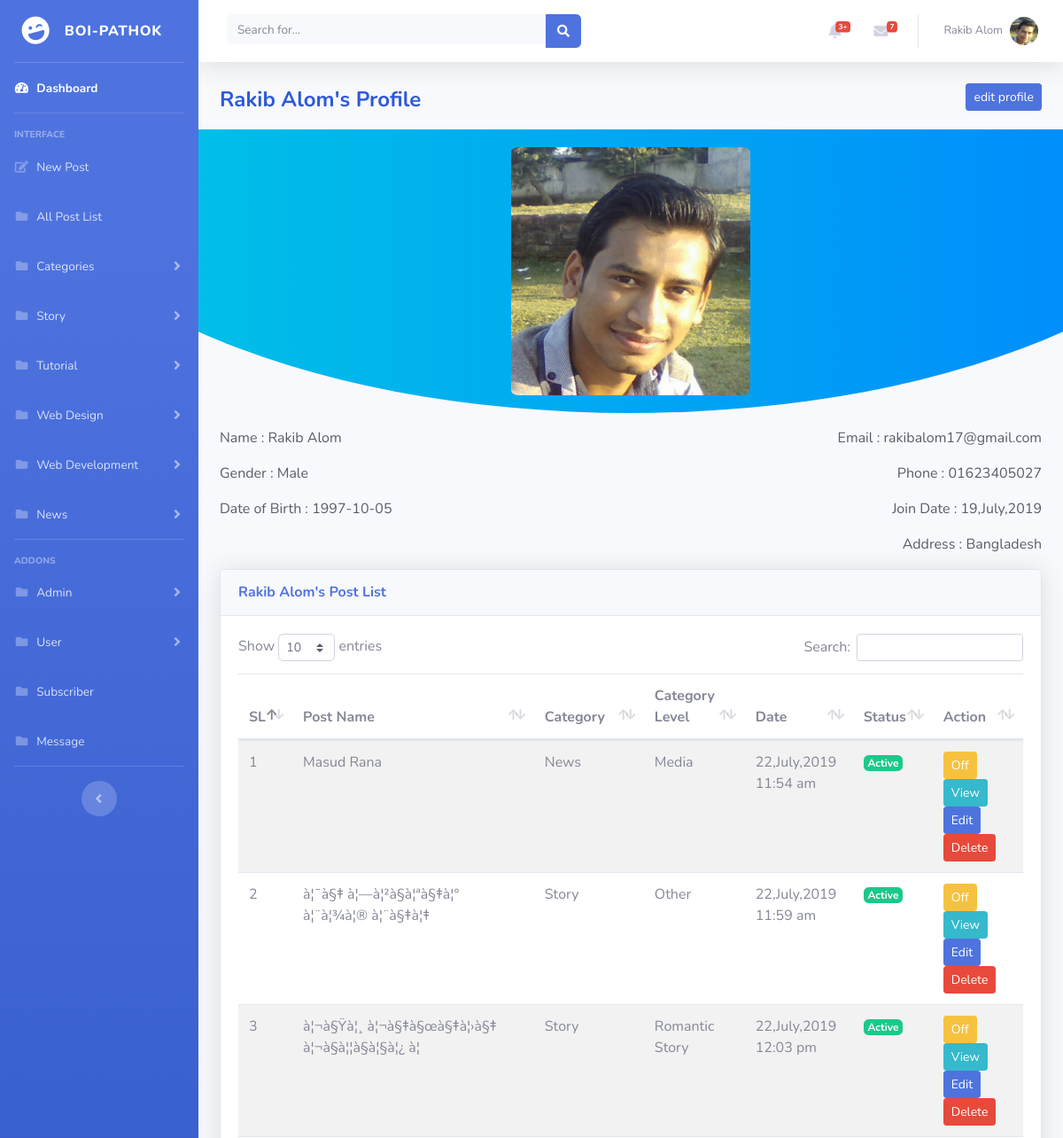
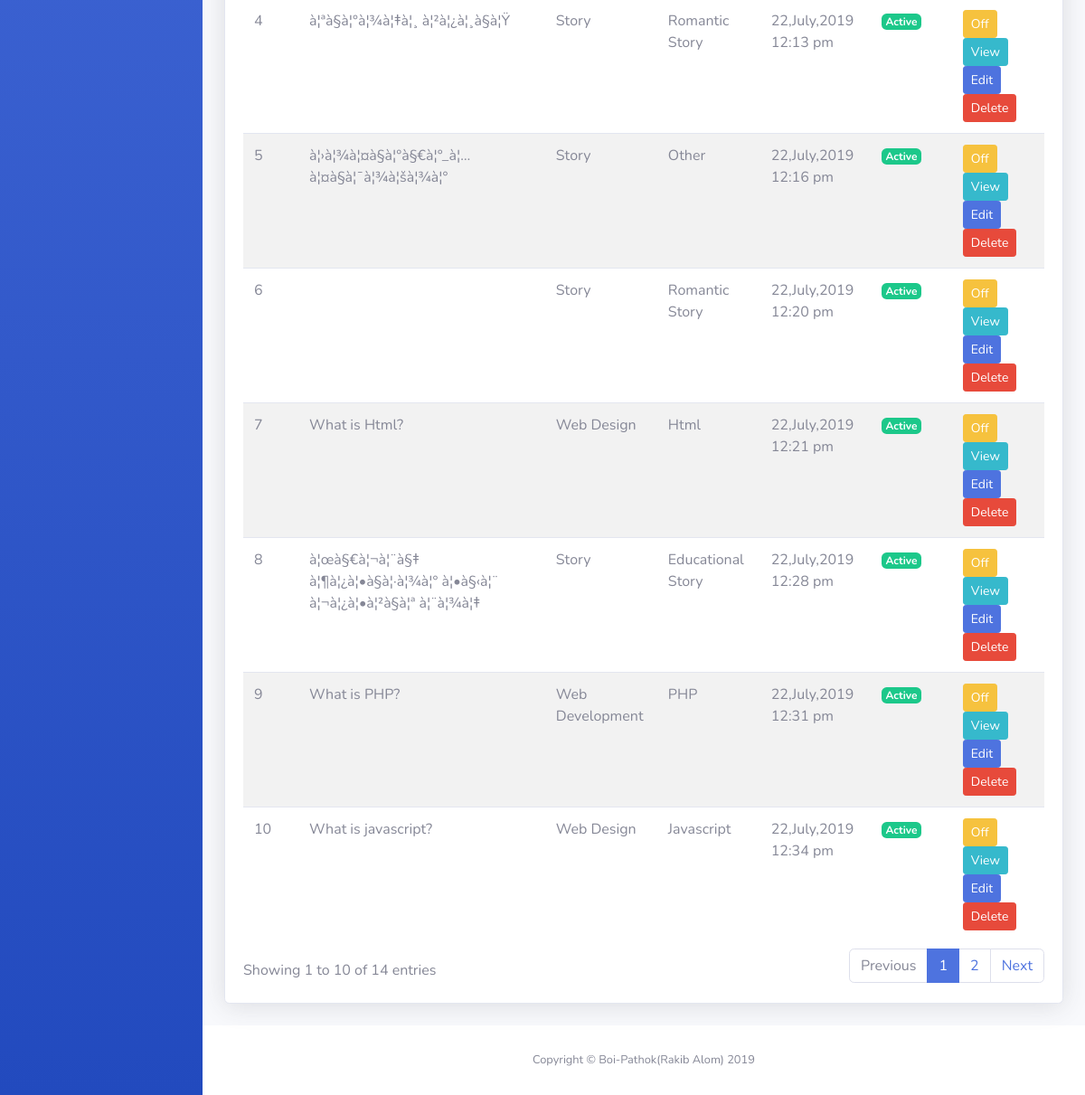
/adminpanel/admin/admin_view.php?admin_id=18 (signed in), run on the app's committed database (2 pictures, top to bottom).
### tables this page shows
CREATE TABLE `categories` (
  `cate_id` int(11) NOT NULL,
  `cate_name` varchar(50) NOT NULL,
  `cate_status` int(11) NOT NULL DEFAULT '1'
);

CREATE TABLE `post` (
  `post_id` int(11) NOT NULL,
  `post_name` text NOT NULL,
  `post_owner` varchar(50) NOT NULL,
  `cate_id` int(11) NOT NULL,
  `cate_level_id` int(11) NOT NULL,
  `post_text` text NOT NULL,
  `post_image` text NOT NULL,
  `post_date` varchar(50) NOT NULL,
  `post_status` int(11) NOT NULL DEFAULT '1',
  `admin_id` int(11) NOT NULL,
  `user_id` int(11) NOT NULL
);

CREATE TABLE `categories_level` (
  `cate_level_id` int(11) NOT NULL,
  `cate_id` int(11) NOT NULL,
  `cate_level_name` varchar(50) NOT NULL,
  `cate_level_status` int(11) NOT NULL DEFAULT '1'
);

### adminpanel/admin/admin_view.php (the view, shortened to what this page needs)
<?php
	include ('../include/admin_header.php');
	include ('../include/dbcon.php');
  $admin_id = $_GET['admin_id'];
	$sql = "SELECT * FROM admin WHERE admin_id = '$admin_id'";
	$run = mysqli_query($con,$sql);
  $result = mysqli_fetch_assoc($run);
  $sql2 = "SELECT categories.cate_name,categories_level.cate_level_name, post.* FROM post INNER JOIN categories ON categories.cate_id = post.cate_id INNER JOIN categories_level ON categories_level.cate_level_id = post.cate_level_id WHERE admin_id = '$admin_id'";
  $run2 = mysqli_query($con,$sql2);
?>
  <div id="wrapper">
        <div class="container-fluid">
            <div class="header-section">
              <span class="header-section-name"><?php  echo $result['admin_name']; ?>'s Profile</span>
              <div class="float-right">
                <a href="admin_edit.php?admin_id=<?php echo $result['admin_id']; ?>" class="btn btn-sm btn-primary">edit profile</a>
              </div>
            </div>
            <div class="profile-section mt-3">
                <img class="rounded" src="../img/admin/<?php echo $result['admin_image']; ?>">
            </div>
            <div class="main-content row mt-3 text-dark">
              <div class="col-md-6">
                <p>Name   : <?php echo $result['admin_name']; ?></p>
                <p>Gender   : <?php echo $result['admin_gender']; ?></p>
                <p>Date of Birth   : <?php echo $result['admin_birthdate']; ?></p>
              </div>
              <div class="col-md-6" align="right">
                <p>Email  : <?php echo $result['admin_email']; ?></p>
                <p>Phone  : <?php echo $result['admin_phone']; ?></p>
                <p>Join Date   : <?php echo $result['join_date']; ?></p>
                <p>Address     : <?php echo $result['admin_address']; ?></p>
              </div>
            </div>
          <div class="card shadow mb-4">
            <div class="card-header py-3">
              <h6 class="m-0 font-weight-bold text-primary"><?php echo $result['admin_name']; ?>'s Post List</h6>
            </div>
            <div class="card-body">
              <div class="table-responsive">
                <table class="table table-striped" id="dataTable" width="100%" cellspacing="0">
                  <thead>
                      <tr>
                          <th>SL</th>
                          <th>Post Name</th>
                          <th>Category</th>
                          <th>Category Level</th>
                          <th>Date</th>
                          <th>Status</th>
                          <th>Action</th>
                      </tr>
                  </thead>
                  <tbody>
                  <?php
                      while($result2 = mysqli_fetch_assoc($run2)) {
                  ?>
                    <tr>
                      <td><?php echo $count++; ?></td>
                      <td><?php echo $result2['post_name']; ?></td>
                      <td><?php echo $result2['cate_name']; ?></td>
                      <td><?php echo $result2['cate_level_name']; ?></td>
                      <td><?php echo $result2['post_date']; ?></td>
                      <td>
                        <?php
                          if ($result2['post_status'] == 1) {
                            ?>
                            <span class="badge badge-success">Active</span>
                            <?php
                          }else{
                            ?>
                            <span class="badge badge-warning">Deactive</span>
                            <?php
                          }
                         ?>
                      </td>
                      <td>
                          <?php
                            if ($result2['post_status'] == 1) {
                              ?>
                              <form action="" method="post">
                                  <button class="btn btn-sm btn-warning" name="deactive">Off</button>
                                  <a class="btn btn-info btn-sm" href="post_view.php?post_id=<?php echo $result2['post_id']; ?>">View</a>
                                  <a class="btn btn-sm btn-primary" href="post_edit.php?post_id=<?php echo $result2['post_id']; ?>">Edit</a>
                                  <button class="btn btn-sm btn-danger" name="delete">Delete</button>
                              </form>
                              <?php
                            }
                           ?>
                      </td>
                    </tr>
                  <?php } ?>
                  </tbody>
                </table>
              </div>
            </div>
          </div>
        </div>
      </div>
<?php include ('../include/admin_footer.php'); ?>

### adminpanel/include/admin_header.php (shortened to what this page needs)
<?php
    include ('dbcon.php');
    $email = $_SESSION['email'];
    $sql11 = "SELECT * FROM admin WHERE admin_email = '$email'";
    $run11 = mysqli_query($con,$sql11);
    $result11 = mysqli_fetch_assoc($run11);
 ?>
<!DOCTYPE html>
<html lang="en">
<head>
  <link href="../vendor/fontawesome-free/css/all.min.css" rel="stylesheet" type="text/css">
  <link href="../css/sb-admin-2.css" rel="stylesheet">
  <link href="../vendor/datatables/dataTables.bootstrap4.min.css" rel="stylesheet">
</head>
<body id="page-top">
  <div id="wrapper">
    <ul class="navbar-nav bg-gradient-primary sidebar sidebar-dark accordion" id="accordionSidebar">
      <a class="sidebar-brand d-flex align-items-center justify-content-center" href="index.php">
        <div class="sidebar-brand-icon rotate-n-15">
          <i class="fas fa-laugh-wink"></i>
        </div>
        <div class="sidebar-brand-text mx-3">Boi-Pathok</div>
      </a>
      <hr class="sidebar-divider my-0">
      <li class="nav-item active">
        <a class="nav-link" href="../admin/index.php">
          <i class="fas fa-fw fa-tachometer-alt"></i>
          <span>Dashboard</span></a>
      </li>
      <hr class="sidebar-divider">
      <div class="sidebar-heading">
        Interface
      </div>
      <li class="nav-item">
        <a class="nav-link" href="../admin/post.php">
          <i class="fas fa-fw fa-edit"></i>
          <span>New Post</span></a>
      </li>
      <li class="nav-item">
        <a class="nav-link" href="../admin/post_list.php">
          <i class="fas fa-fw fa-folder"></i>
          <span>All Post List</span></a>
      </li>
      <li class="nav-item">
        <a class="nav-link collapsed" href="#" data-toggle="collapse" data-target="#categoriesNav" aria-expanded="true" aria-controls="collapsePages">
          <i class="fas fa-fw fa-folder"></i>
          <span>Categories</span>
        </a>
      </li>
    <?php
      include ('dbcon.php');
      $count = 1;
      $sql = "SELECT * FROM categories WHERE cate_status = '1'";
      $run = mysqli_query($con,$sql);
      while($result = mysqli_fetch_assoc($run)) {
     ?>
      <li class="nav-item" value="<?php echo $result['cate_id']; ?>">
        <a class="nav-link collapsed" href="#" data-toggle="collapse" data-target="#navID<?php echo $result['cate_id']; ?>" aria-expanded="true" aria-controls="collapsePages">
          <i class="fas fa-fw fa-folder"></i>
          <span><?php echo $result['cate_name']; ?></span>
        </a>
      </li>
    <?php } ?>
      <hr class="sidebar-divider">
      <div class="sidebar-heading">
        Addons
      </div>
      <li class="nav-item">
        <a class="nav-link collapsed" href="#" data-toggle="collapse" data-target="#adminNav" aria-expanded="true" aria-controls="collapsePages">
          <i class="fas fa-fw fa-folder"></i>
          <span>Admin</span>
        </a>
      </li>
      <li class="nav-item">
        <a class="nav-link collapsed" href="#" data-toggle="collapse" data-target="#userNav" aria-expanded="true" aria-controls="collapsePages">
          <i class="fas fa-fw fa-folder"></i>
          <span>User</span>
        </a>
      </li>
      <li class="nav-item">
        <a class="nav-link" href="../admin/subscribe.php">
          <i class="fas fa-fw fa-folder"></i>
          <span>Subscriber</span></a>
      </li>
      <li class="nav-item">
        <a class="nav-link" href="../admin/contact.php">
          <i class="fas fa-fw fa-folder"></i>
          <span>Message</span></a>
      </li>
      <hr class="sidebar-divider d-none d-md-block">
      <div class="text-center d-none d-md-inline">
        <button class="rounded-circle border-0" id="sidebarToggle"></button>
      </div>
    </ul>
    <div id="content-wrapper" class="d-flex flex-column">
      <div id="content">
        <nav class="navbar navbar-expand navbar-light bg-white topbar mb-4 static-top shadow">
          <form class="d-none d-sm-inline-block form-inline mr-auto ml-md-3 my-2 my-md-0 mw-100 navbar-search">
            <div class="input-group">
              <input type="text" class="form-control bg-light border-0 small" placeholder="Search for..." aria-label="Search" aria-describedby="basic-addon2">
              <div class="input-group-append">
                <button class="btn btn-primary" type="button">
                  <i class="fas fa-search fa-sm"></i>
                </button>
              </div>
            </div>
          </form>
          <ul class="navbar-nav ml-auto">
            <li class="nav-item dropdown no-arrow mx-1">
              <a class="nav-link dropdown-toggle" href="#" id="alertsDropdown" role="button" data-toggle="dropdown" aria-haspopup="true" aria-expanded="false">
                <i class="fas fa-bell fa-fw"></i>
                <span class="badge badge-danger badge-counter">3+</span>
              </a>
            </li>
            <li class="nav-item dropdown no-arrow mx-1">
              <a class="nav-link dropdown-toggle" href="#" id="messagesDropdown" role="button" data-toggle="dropdown" aria-haspopup="true" aria-expanded="false">
                <i class="fas fa-envelope fa-fw"></i>
                <span class="badge badge-danger badge-counter">7</span>
              </a>
            </li>
            <li class="nav-item dropdown no-arrow">
              <a class="nav-link dropdown-toggle" href="#" id="userDropdown" role="button" data-toggle="dropdown" aria-haspopup="true" aria-expanded="false">
                <span class="mr-2 d-none d-lg-inline text-gray-600 small"><?php echo $result11['admin_name']; ?></span>
                <img class="img-profile rounded-circle" src="../img/admin/<?php echo $result11['admin_image']; ?>">
              </a>
            </li>
          </ul>
        </nav>

### data on the page
categories: $result['cate_id'] 8 (drawn), cate_name "Story"
categories: $result['cate_id'] 9 (drawn), cate_name "Tutorial"
categories: $result['cate_id'] 10 (drawn), cate_name "Web Design"
categories: $result['cate_id'] 11 (drawn), cate_name "Web Development"
categories: $result['cate_id'] 12 (drawn), cate_name "News"
post: post_name "Masud Rana", cate.cate_name "News", cate_level.cate_level_name "Media", post_date "22,July,2019 11:54 am", post_status "Active"
post: post_name "à¦¯à§‡ à¦—à¦²à§à¦ªà§‡à¦° à¦¨à¦¾à¦® à¦¨à§‡à¦‡", cate.cate_name "Story", cate_level.cate_level_name "Other", post_date "22,July,2019 11:59 am", post_status "Active"
post: post_name "à¦¬à§Ÿà¦¸ à¦¬à§‡à§œà§‡à¦›à§‡ à¦¬à§à¦¦à§à¦§à¦¿ à¦", cate.cate_name "Story", cate_level.cate_level_name "Romantic Story", post_date "22,July,2019 12:03 pm", post_status "Active"
post: post_name "à¦ªà§à¦°à¦¾à¦‡à¦¸ à¦²à¦¿à¦¸à§à¦Ÿ", cate.cate_name "Story", cate_level.cate_level_name "Romantic Story", post_date "22,July,2019 12:13 pm", post_status "Active"
post: post_name "à¦›à¦¾à¦¤à§à¦°à§€à¦°_à¦…à¦¤à§à¦¯à¦¾à¦šà¦¾à¦°", cate.cate_name "Story", cate_level.cate_level_name "Other", post_date "22,July,2019 12:16 pm", post_status "Active"
post: cate.cate_name "Story", cate_level.cate_level_name "Romantic Story", post_date "22,July,2019 12:20 pm", post_status "Active"
post: post_name "What is Html?", cate.cate_name "Web Design", cate_level.cate_level_name "Html", post_date "22,July,2019 12:21 pm", post_status "Active"
post: post_name "à¦œà§€à¦¬à¦¨à§‡ à¦¶à¦¿à¦•à§à¦·à¦¾à¦° à¦•à§‹à¦¨ à¦¬à¦¿à¦•à¦²à§à¦ª à¦¨à¦¾à¦‡", cate.cate_name "Story", cate_level.cate_level_name "Educational Story", post_date "22,July,2019 12:28 pm", post_status "Active"
post: post_name "What is PHP?", cate.cate_name "Web Development", cate_level.cate_level_name "PHP", post_date "22,July,2019 12:31 pm", post_status "Active"
post: post_name "What is javascript?", cate.cate_name "Web Design", cate_level.cate_level_name "Javascript", post_date "22,July,2019 12:34 pm", post_status "Active"

### other printed values
$result11['admin_name'] "Rakib Alom"
$result['admin_name'] "Rakib Alom"
$result['admin_gender'] "Male"
$result['admin_birthdate'] "1997-10-05"
$result['admin_email'] "rakibalom17@gmail.com"
$result['admin_phone'] "01623405027"
$result['join_date'] "19,July,2019"
$result['admin_address'] "Bangladesh"
